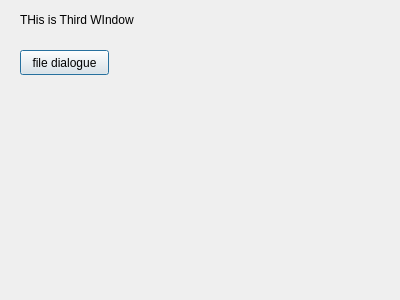
<?xml version="1.0" encoding="UTF-8"?>
<ui version="4.0">
 <class>thirdWindow</class>
 <widget class="QDialog" name="thirdWindow">
  <property name="geometry">
   <rect>
    <x>0</x>
    <y>0</y>
    <width>400</width>
    <height>300</height>
   </rect>
  </property>
  <property name="windowTitle">
   <string>Dialog</string>
  </property>
  <widget class="QLabel" name="label">
   <property name="geometry">
    <rect>
     <x>20</x>
     <y>10</y>
     <width>171</width>
     <height>20</height>
    </rect>
   </property>
   <property name="text">
    <string>THis is Third WIndow </string>
   </property>
  </widget>
  <widget class="QPushButton" name="pushButton">
   <property name="geometry">
    <rect>
     <x>20</x>
     <y>50</y>
     <width>89</width>
     <height>25</height>
    </rect>
   </property>
   <property name="text">
    <string>file dialogue</string>
   </property>
  </widget>
 </widget>
 <resources/>
 <connections/>
</ui>
